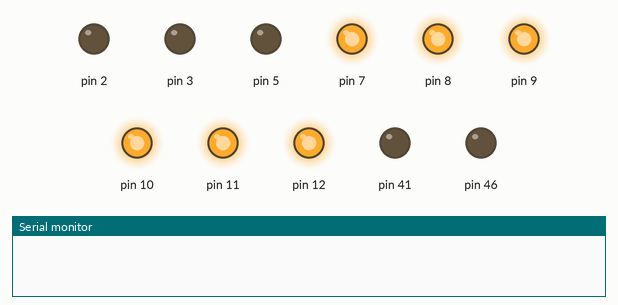
Recording of a sketch running on a simulated Arduino Mega 2560, built with avr-gcc and run on an emulated ATmega2560. On the bench: output pins drawn as LEDs (lit = HIGH), the last lines printed to the serial monitor. EEPROM starts erased.

Above: at 0.1 s.
At 1.1 s:
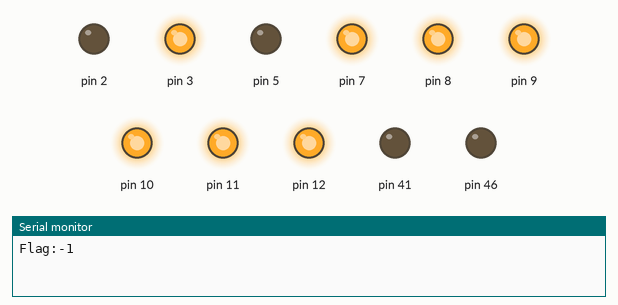
At 2.1 s:
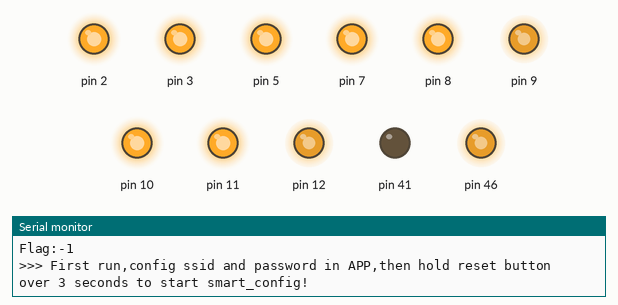
Timing chart, 0 to 3.6 s (numbered marks = the images above):
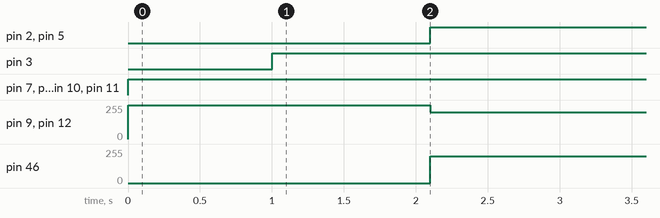

Measured:
- by itself, pin 2, pin 5: LOW → HIGH at 2.1 s
- by itself, pin 3: LOW → HIGH at 1.0 s
- by itself, pin 7, pin 8, pin 10, pin 11: LOW → HIGH at 0.00 s
- by itself, pin 9, pin 12: 0/255 → 255/255 at 0.00 s, → 200/255 2.1 s later
- by itself, pin 46: 0/255 → 200/255 at 2.1 s

The sketch:

Hermes1014.ino
```cpp
/*--------------------------------------------------------*/
/* project:hermes_smart_sensor
 * author:wangshuange
 * version:02
/*--------------------------------------------------------*/
#include <Wire.h>
#include <TimerOne.h>
#include "hermes.h"
#define __SMART_CONFIG__
//#define __BT__
void setup()
{
  Serial.begin(9600);
#ifdef __SMART_CONFIG__
  hermes->init_with_smartconfig();
#endif
#ifdef __BT__
  hermes->init();
#endif
}
void loop()
{
//#ifdef __SMART_CONFIG__
//  esp->test_smart();
//#endif
  hermes->exec();
}
```
